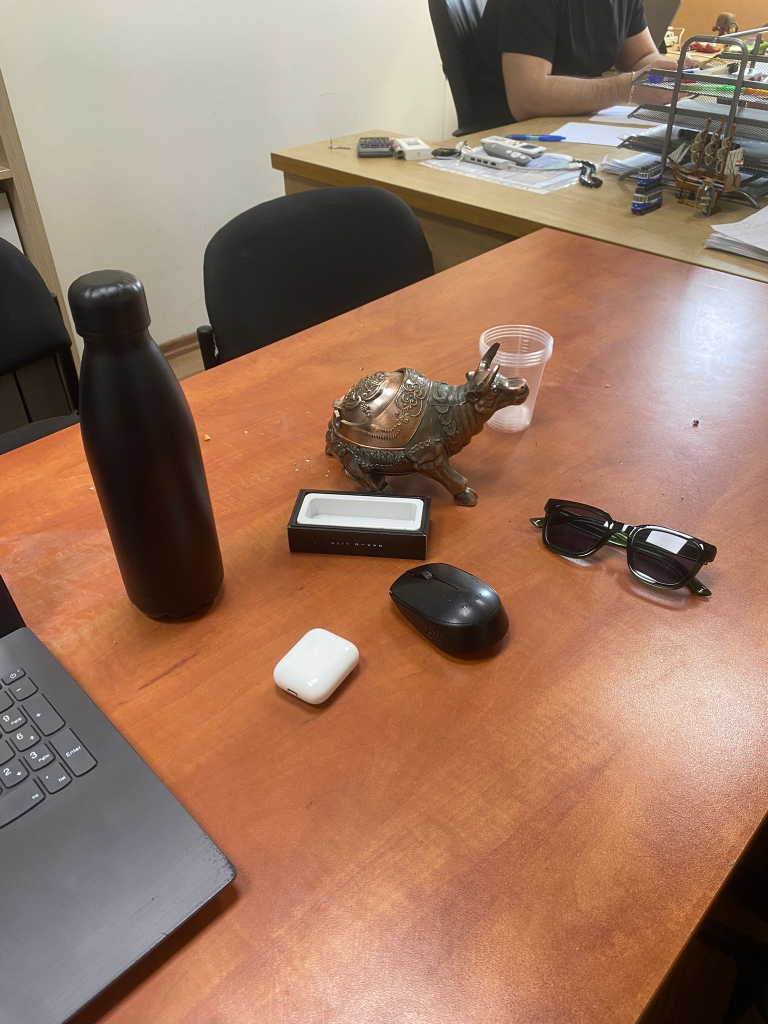
#> input picture Tuning/example.jpg, 1536 x 2048 px (shown at 1/2 size)
$ python tuning_contour_parameters.py
#> lines starting #> are read from the running program, lines starting #| are printed output that depends on the picture; after the words box and inside, x2 and y2 are one past the last pixel; in counts of white or black regions, pixels touching at a corner belong together
import cv2
import numpy as np

# Define a range of values for each parameter
gaussian_kernel_sizes = [(3, 3), (5, 5), (7, 7)]  # Possible GaussianBlur kernel sizes
dilation_kernel_sizes = [(3, 3), (5, 5), (7, 7)]  # Possible dilation kernel sizes
erosion_kernel_sizes = [(3, 3), (5, 5), (7, 7)]  # Possible erosion kernel sizes
canny_thresholds = [(50, 150), (100, 200), (150, 250)]  # Pairs of low and high thresholds for Canny
dilation_iterations = [1, 2, 3]  # Number of iterations for dilation
erosion_iterations = [1, 2, 3]  # Number of iterations for erosion

# Function to ensure all images have the same dimensions and type (convert grayscale to BGR if necessary)
def ensure_same_dimensions_and_type(img, target_size, target_type):
    # Resize image to target size
    resized_img = cv2.resize(img, target_size)

    # If the image is grayscale and the target is color, convert it to BGR
    if len(resized_img.shape) == 2 and target_type == 3:
        resized_img = cv2.cvtColor(resized_img, cv2.COLOR_GRAY2BGR)

    # If the image is already BGR, no need to convert
    return resized_img

# Function to evaluate parameter settings and return intermediate images for the table
def evaluate_parameters(gray, blur_kernel, dilation_kernel, erosion_kernel, canny_thresh, dilate_iter, erode_iter):
    # Convert to grayscale
    # gray = cv2.cvtColor(frame, cv2.COLOR_BGR2GRAY)

    # Apply GaussianBlur to reduce noise
    blurred = cv2.GaussianBlur(gray, blur_kernel, 0)

    # Apply Canny edge detection
    edges = cv2.Canny(blurred, canny_thresh[0], canny_thresh[1])

    # Dilation to strengthen the edges
    edges_dilated = cv2.dilate(edges, np.ones(dilation_kernel, np.uint8), iterations=dilate_iter)

    # Erosion to remove small unwanted edges
    edges_eroded = cv2.erode(edges_dilated, np.ones(erosion_kernel, np.uint8), iterations=erode_iter)

    return blurred, edges, edges_dilated, edges_eroded

# Image to process (replace 'path_to_image.jpg' with your actual image path)
frame = cv2.imread("example.jpg")
#> frame is the input picture: shape (2048, 1536, 3); mean B, G, R 99.4, 120.2, 156.1
height, width = frame.shape[:2]  # Get the size of the original frame
#> height = 2048; width = 1536
roi_size = 1100
frame = frame[height//2 - roi_size//2 : height//2 + roi_size//2,
                        width//2 - roi_size//2 : width//2 + roi_size//2]
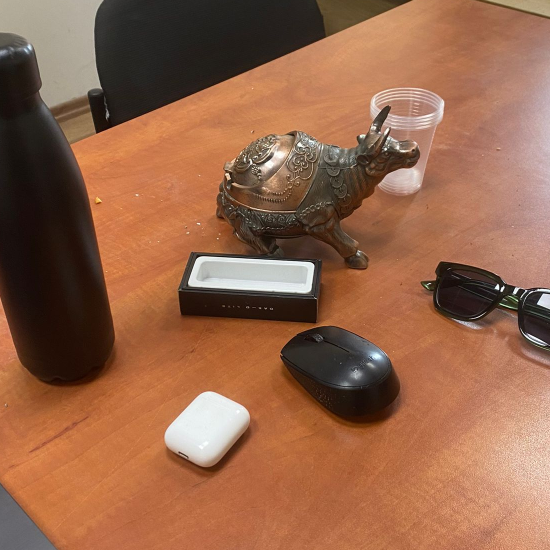
#> frame: shape (1100, 1100, 3) (shown at 1/2 size); mean B, G, R 74.1, 101, 149

gray = cv2.cvtColor(frame, cv2.COLOR_BGR2GRAY)
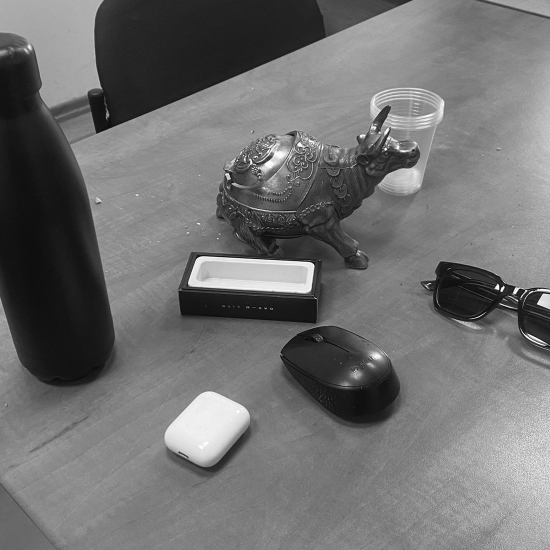
#> gray: shape (1100, 1100) (shown at 1/2 size); min 0, max 255, mean 112.3
cv2.imwrite(f"./results/GRAY.jpg", gray)

target_size = (roi_size,roi_size)    # Set the target size for consistency

# Perform grid search and store the results
results = []
row_images = []
target_type = frame.shape[-1]  # Target type (3 for color, 1 for grayscale)
#> target_type = 3
idx = 0
fidx =1

max_score = 0
max_result = None


for blur_kernel in gaussian_kernel_sizes:
    for canny_thresh in canny_thresholds:
        for erode_kernel in erosion_kernel_sizes:
            for dila_kernel in dilation_kernel_sizes:
                for erode_iter in erosion_iterations:
                    for dilate_iter in dilation_iterations:

                        # Evaluate the current set of parameters and get intermediate images
                        blurred, edges, edges_dilated, edges_eroded = evaluate_parameters(
                            gray, blur_kernel, dila_kernel, erode_kernel, canny_thresh, dilate_iter, erode_iter
                        )

                        # SCORE ALL PHOTOS:
                    #  ========================

                        contours, _ = cv2.findContours(edges_eroded, cv2.RETR_EXTERNAL, cv2.CHAIN_APPROX_SIMPLE)

                        min_contour_area = 3000

                        if(len(contours) > 0):
                        # for contour in contours:
                            contour = max(contours, key=cv2.contourArea)

                            if len(contour) > 5:
                                area = cv2.contourArea(contour)
                                perimeter = cv2.arcLength(contour, True)
                                # aspect_ratio = calculate_aspect_ratio(contour)

                                # if aspect_ratio < min_aspect_ratio or aspect_ratio > max_aspect_ratio:
                                #     return 0  # Not an ellipse-like shape

                                ellipse = cv2.fitEllipse(contour)
                                # fit_error = calculate_ellipse_fit_error(ellipse, contour)

                                # Circularity score (closer to 1 is more circular)
                                # circularity = (4 * np.pi * area) / (perimeter ** 2)

                                # score = (area_weight * area) - (fit_error_weight * fit_error) + (circularity_weight * circularity)
                                score = area

                                if(score > max_score):
                                    max_score = score
                                    tmp_result = frame.copy()
                                    cv2.ellipse(tmp_result,  ellipse, (0, 255, 0), 2)
                                    # max_result = tmp_result
                                    # max_blurred = blurred
                                    # max_edges = edges
                                    # max_edges_dilated = edges_dilated
                                    # max_edges_eroded = edges_eroded


                                #     PRINT ALL PHOTOS:
                                # ========================
                                #     Ensure all images have the same size and type
                                    # gray = ensure_same_dimensions_and_type(gray, target_size, target_type)
                                    # a_gray = cv2.putText(
                                    #     gray.copy(),
                                    #     f"Gray",
                                    #     (10, 100),
                                    #     cv2.FONT_HERSHEY_SIMPLEX, 3, (0, 0, 255), 8, cv2.LINE_AA
                                    # )

                                    blurred = ensure_same_dimensions_and_type(blurred, target_size, target_type)
                                    a_blurred = cv2.putText(
                                        blurred.copy(),
                                        f"Blur: {blur_kernel}",
                                        (10, 100),
                                        cv2.FONT_HERSHEY_SIMPLEX, 3, (0, 0, 255), 8, cv2.LINE_AA
                                    )

                                    edges = ensure_same_dimensions_and_type(edges, target_size, target_type)
                                    a_edges = cv2.putText(
                                        edges.copy(),
                                        f"Canny: {canny_thresh}",
                                        (10, 100),
                                        cv2.FONT_HERSHEY_SIMPLEX, 3, (0, 0, 255), 8, cv2.LINE_AA
                                    )

                                    edges_dilated = ensure_same_dimensions_and_type(edges_dilated, target_size, target_type)
                                    a_edges_dilated = cv2.putText(
                                        edges_dilated.copy(),
                                        f"Dilation_iter: {dilate_iter}", # dilation Kernel: {dila_kernel}",
                                        (10, 100),
                                        cv2.FONT_HERSHEY_SIMPLEX, 3, (0, 0, 255), 8, cv2.LINE_AA
                                    )
                                    a_edges_dilated = cv2.putText(
                                        a_edges_dilated.copy(),
                                        f"Dilation_kernel: {dila_kernel}", # dilation Kernel: {dila_kernel}",
                                        (10, 200),
                                        cv2.FONT_HERSHEY_SIMPLEX, 2, (0, 0, 255), 8, cv2.LINE_AA
                                    )


                                    edges_eroded = ensure_same_dimensions_and_type(edges_eroded, target_size, target_type)
                                    a_edges_eroded = cv2.putText(
                                        edges_eroded.copy(),
                                        f"Erosion_iter: {erode_iter}", #erosion kernel: {erode_kernel}",
                                        (10, 100),
                                        cv2.FONT_HERSHEY_SIMPLEX, 3, (0, 0, 255), 8, cv2.LINE_AA
                                    )
                                    a_edges_eroded = cv2.putText(
                                        a_edges_eroded.copy(),
                                        f"Erosion_kernel: {erode_kernel}", #erosion kernel: {erode_kernel}",
                                        (10, 200),
                                        cv2.FONT_HERSHEY_SIMPLEX, 2, (0, 0, 255), 8, cv2.LINE_AA
                                    )

                                    # Stack intermediate results horizontally (as one row)
                                    max_result = cv2.hconcat([ a_blurred, a_edges, a_edges_dilated, a_edges_eroded, tmp_result])
#> this loop made 3 passes
#> pass 1, in evaluate_parameters, `edges = cv2.Canny(blurred, canny_thresh[0], canny_thresh[1])`:
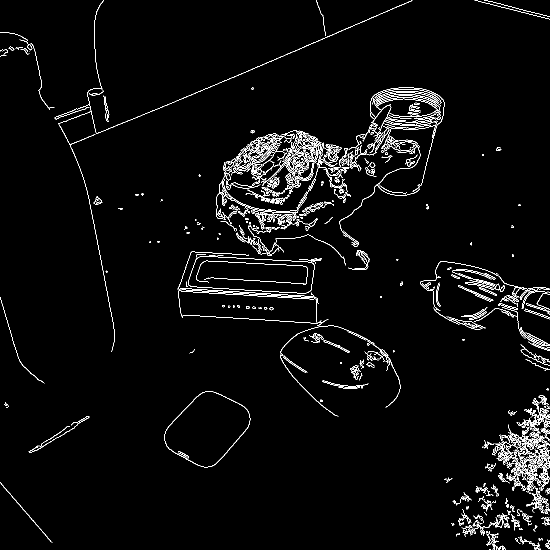
#> edges: shape (1100, 1100) (shown at 1/2 size); 3% white in thin lines or dots
#> after the loop:
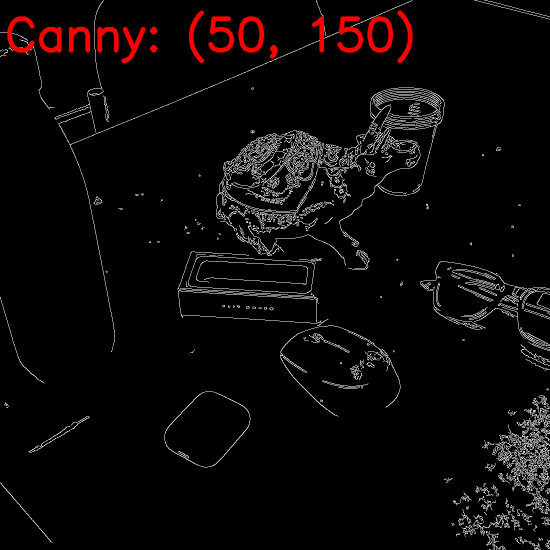
#> a_edges: shape (1100, 1100, 3) (shown at 1/2 size); mean B, G, R 7.6, 7.6, 11
#> after the loop:
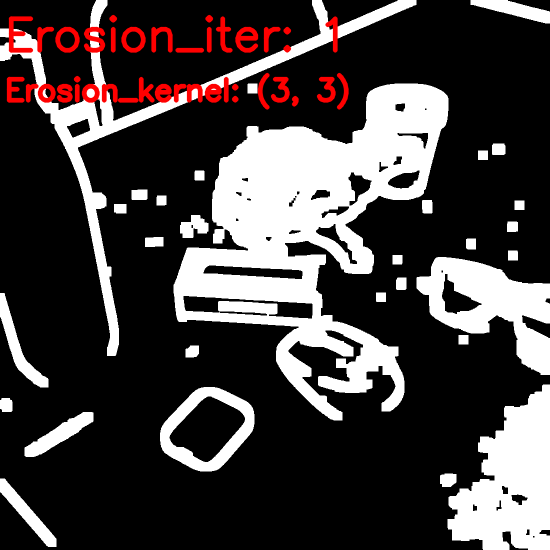
#> a_edges_eroded: shape (1100, 1100, 3) (shown at 1/2 size); mean B, G, R 63.5, 63.5, 69.3
#> after the loop: edges: shape (1100, 1100); 0.5% white in thin lines or dots, all inside (x1, y1, x2, y2) = (1, 0, 1100, 935)
#> after the loop: edges_dilated: shape (1100, 1100); 9.3% white; 19 white regions, largest, box (x1, y1, x2, y2) and area: (172, 0, 834, 277) 19001, (439, 261, 657, 388) 13377, (367, 503, 643, 610) 12780
#> after the loop:
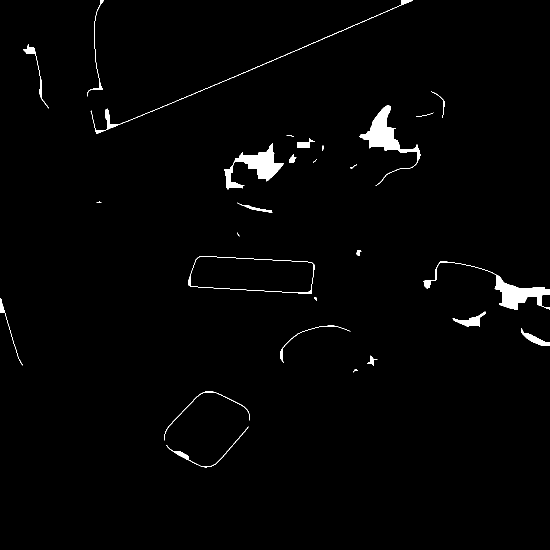
#> edges_eroded: shape (1100, 1100) (shown at 1/2 size); 1.5% white; 28 white regions (4 under 20 px), largest, box (x1, y1, x2, y2) and area: (719, 211, 841, 372) 3865, (846, 523, 1100, 620) 3736, (448, 286, 568, 379) 3624
#> after the loop:
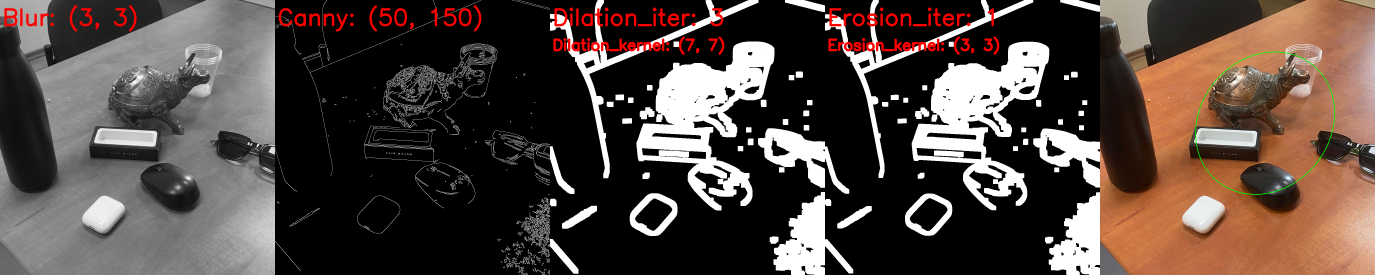
#> max_result: shape (1100, 5500, 3) (shown at 1/4 size); mean B, G, R 64.8, 70.4, 83.2
#> after the loop, max_score = 164208.5


cv2.imwrite(f"max_result.jpg", max_result)
# while True:
#     cv2.imshow("best result", max_result)

#     if cv2.waitKey(1) == ord('q'):
#         break

                        # # Annotate the row with the parameters
                        # annotated_row = cv2.putText(
                        #     result_row.copy(),
                        #     f"Blur: {blur_kernel}, Canny: {canny_thresh}, Dilation: {dilate_iter}, Erosion: {erode_iter}",
                        #     (500, 100),
                        #     cv2.FONT_HERSHEY_SIMPLEX, 4, (0, 0, 255), 10, cv2.LINE_AA
                        # )

                        # for idx, result in enumerate(results):
                        # idx += 1
                        # # cv2.imwrite(f"./results/result_{idx}.jpg", result_row)#annotated_row)
                        # # cv2.imwrite(f"result_{idx}.jpg", annotated_row)
                        # # row_images.append(annotated_row)

                        # # exit()

                        # comparing_edges_eroded = cv2.putText(
                        #     edges_eroded.copy(),
                        #     f"ID: {idx}",
                        #     (10, 100),
                        #     cv2.FONT_HERSHEY_SIMPLEX, 3, (0, 0, 255), 8, cv2.LINE_AA
                        # )
                        # row_images.append(comparing_edges_eroded)

                        # # Create rows of images (e.g., 4 rows in the final grid)
                        # if len(row_images) == 9:
                        #     results.append(cv2.hconcat(row_images))
                        #     row_images = []

                        # if len(results) == 9:
                        #     final_result = cv2.vconcat(results)
                        #     cv2.imwrite(f"./results/final_result_batch_{fidx}.jpg", final_result)
                        #     fidx += 1
                        #     results = []
